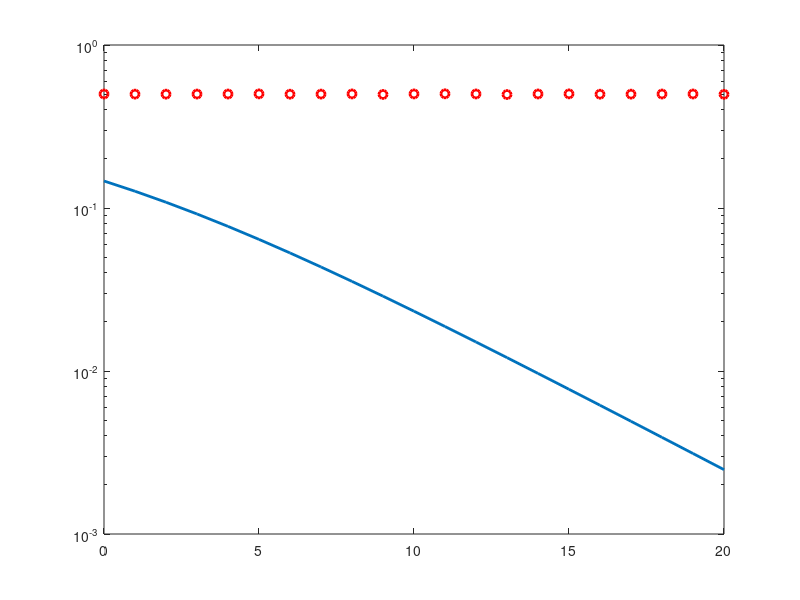

MATLAB code to generate this figure: (Note: this script raises an error after producing the figure.)
clc; 
close all; 
clear all; 
% Number of information bits 
m= 10^5; 
%Range of SNR values 
snr_dB = [0:1:20]; 
for j=1:1:length(snr_dB) 
n_err = 0; 
n_bits = 0; 
while n_err < 100 
% Generate sequence of binary bits 
inf_bits=round(rand(1,m)); 
% BPSK modulator 
x=-2*(inf_bits-0.5); 
% Noise variance 
N0=1/10^(snr_dB(j)/10); 
% Rayleigh channel fading 
h=1/sqrt(2)*[randn(1,length(x)) + i*randn(1,length(x))]; 
% Send over Gaussian Link to the receiver 
y=h.*x + sqrt(N0/2)*(randn(1,length(x))+i*randn(1,length(x))); 
% decision metric 
y=y./h; 
% Decision making at the Receiver 
est_bits=y < 0; 
% Calculate Bit Errors 
diff=inf_bits-est_bits; 
n_err=n_err+sum(abs(diff)); 
n_bits=n_bits+length(inf_bits); 
end 
% Calculate Bit Error Rate 
BER(j)=n_err/n_bits; 
end 
% Rayleigh Theoretical BER 
snr = 10.^(snr_dB/10); 
theoryBer=0.5.*(1-sqrt(snr./(snr+1))); 
% AWGN Theoretical BER 
theoryBerAWGN=0.5*erfc(sqrt(10.^(snr_dB/10))); 
semilogy(snr_dB,theoryBer,'-','LineWidth',2); 
hold on; 
semilogy(snr_dB,BER,'or','LineWidth',2); 
hold on; 
semilogy(snr_dB,theoryBerAWGN,'blad-','LineWidth',2); 
legend('Rayleigh Theoretical','Rayleigh Simulated', 'AWGN Theoretical'); 
axis([0 20 10^-5 0.5]); 
xlabel('SNR (dB)'); 
ylabel('BER'); 
grid on; 
